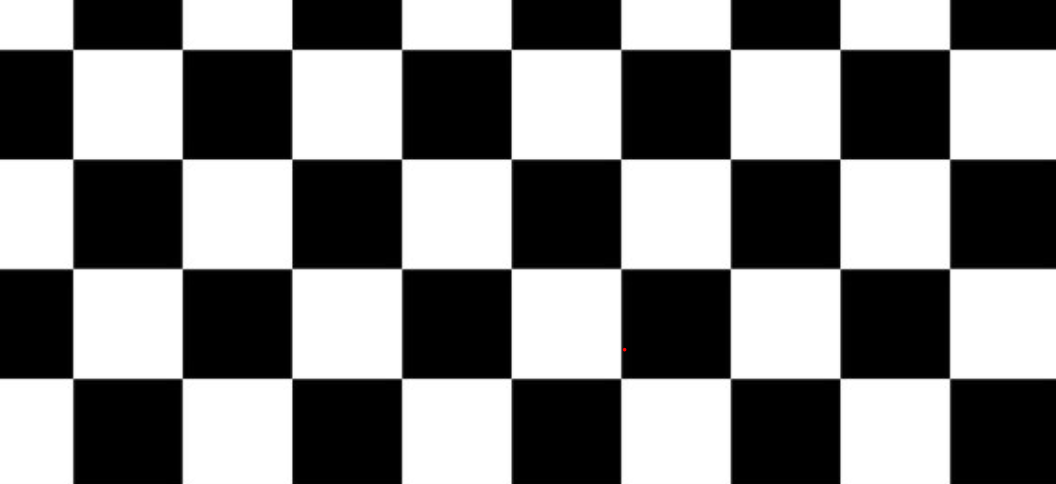
#> input picture Lab02_Harris_Corner_Detection/Lab-02_Image.PNG, 1056 x 484 px
$ jupyter execute harris_corner_detector.ipynb
#> lines starting #> are read from the running program, lines starting #| are printed output that depends on the picture
# **Lab02: Harris Corner Detection Algorithm**

[cell 1]
# Import Statements
import cv2
import matplotlib.pyplot as plt
import numpy as np

## **Read Image in Grayscale Mode**

[cell 2]
# Read and Convert Image to Grayscale
image = cv2.imread("Lab-02_Image.PNG",0)
#> image: shape (484, 1056); min 0, max 255, mean 127.8
plt.imshow(image, cmap="gray")

## **Compute Gradient X and Y**

[cell 3]
# Compute Gradient X and Y using Sobel Operator
kernel_x = np.array([[-1, 0, 1],[-2, 0, 2],[-1, 0, 1]])
I_x = cv2.filter2D(image, -1, kernel_x)
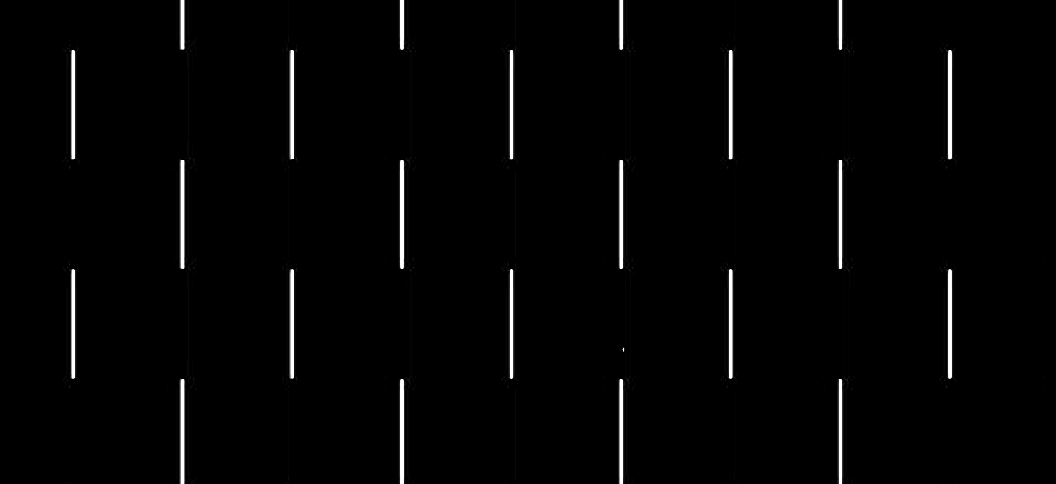
#> I_x: shape (484, 1056); min 0, max 255, mean 4.3

kernel_y = np.array([[1, 2, 1], [0, 0, 0], [-1, -2, -1]])
I_y = cv2.filter2D(image, -1, kernel_y)
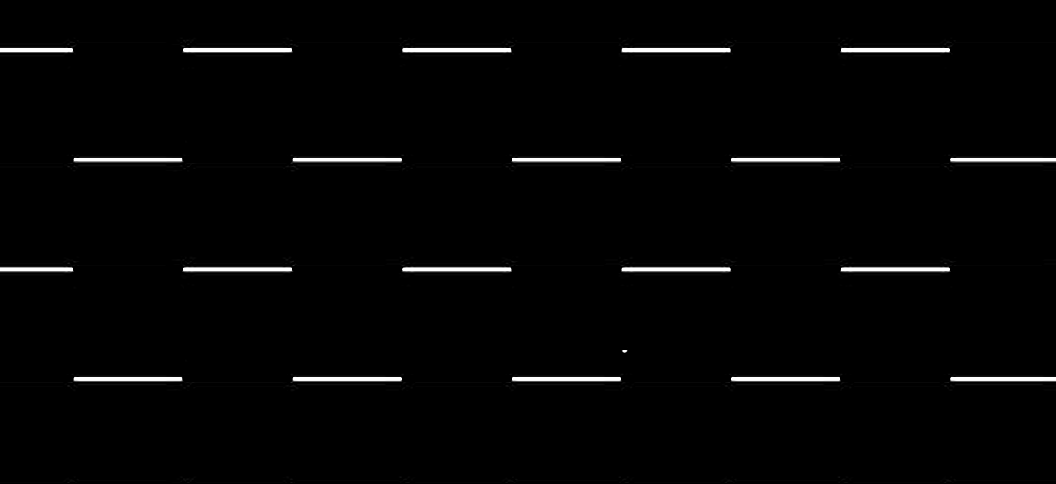
#> I_y: shape (484, 1056); min 0, max 255, mean 4.6

# Plot Gradient X and Gradient Y
fig=plt.figure(figsize=(10,6))
fig.add_subplot(1, 2, 1, xticks=[], yticks=[])
plt.title("Sobel Gradient X")
plt.imshow(I_x, cmap="gray")
fig.add_subplot(1, 2, 2, xticks=[], yticks=[])
plt.title("Sobel Gradient Y")
plt.imshow(I_y, cmap="gray")
plt.show()
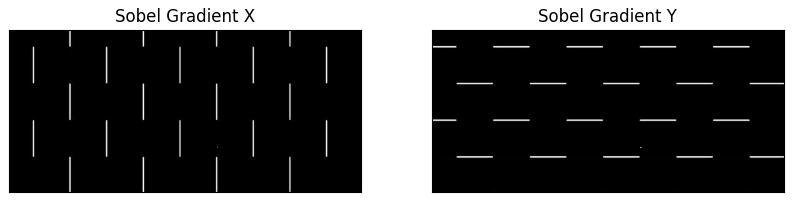
#> figure drawn by matplotlib, 2 panels

## **Compute Square and Product of derivatives**

[cell 4]
# Compute Square and Product of derivates and apply Gaussian Smoothing
Ixx = cv2.GaussianBlur(I_x**2, (3,3), 1)
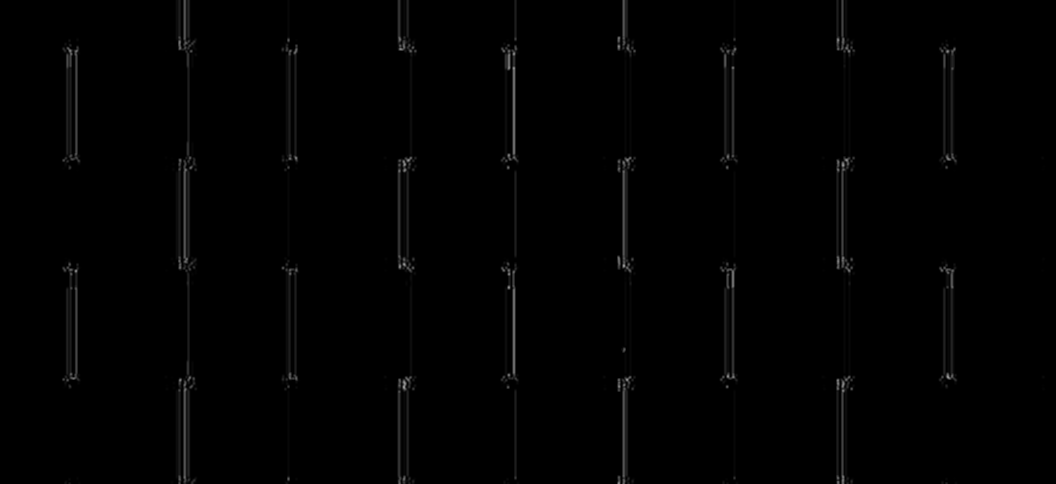
#> Ixx: shape (484, 1056); min 0, max 154, mean 1.6
Ixy = cv2.GaussianBlur(I_x * I_y, (3,3), 1)
Iyy = cv2.GaussianBlur(I_y**2, (3,3), 1)
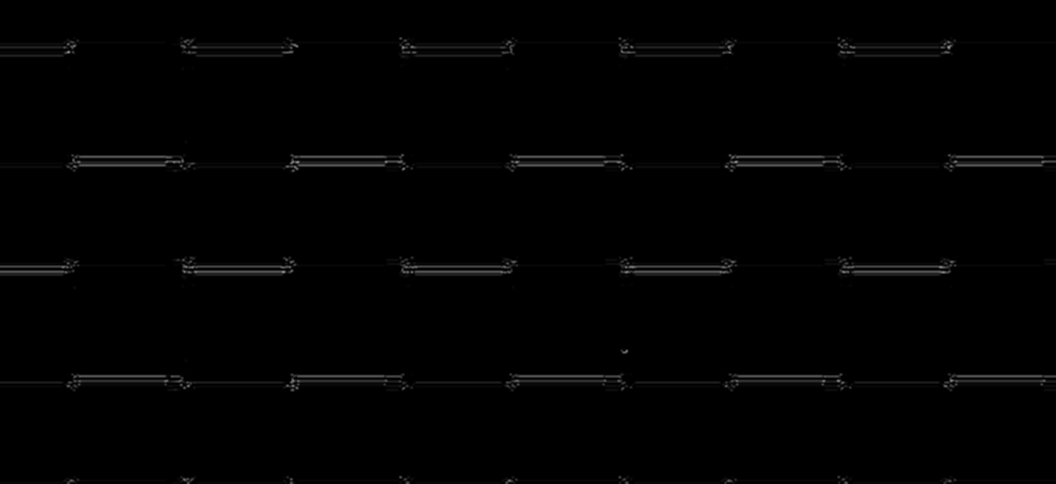
#> Iyy: shape (484, 1056); min 0, max 151, mean 2

# Plot Ixx, Ixy, Iyy
fig=plt.figure(figsize=(10,6))
fig.add_subplot(1, 3, 1, xticks=[], yticks=[])
plt.title("Ixx")
plt.imshow(Ixx, cmap="gray")
fig.add_subplot(1, 3, 2, xticks=[], yticks=[])
plt.title("Ixy")
plt.imshow(Ixy, cmap="gray")
fig.add_subplot(1, 3, 3, xticks=[], yticks=[])
plt.title("Iyy")
plt.imshow(Iyy, cmap="gray")
plt.show()

## **Calculate Harris Response**

[cell 5]
# Calculate Harris Response
k = 0.05
det_M = Ixx * Iyy - Ixy ** 2
trace = Ixx + Iyy
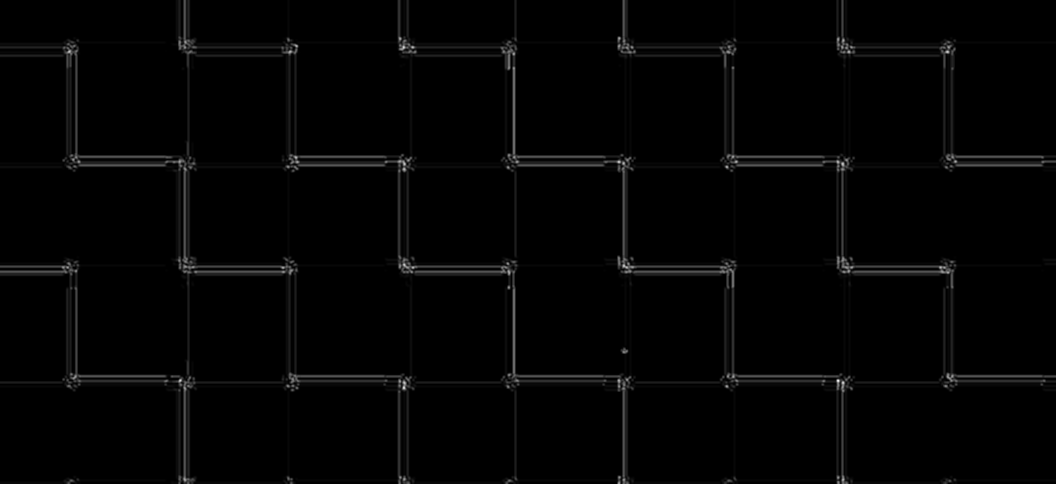
#> trace: shape (484, 1056); min 0, max 242, mean 3.7
harris_response = det_M - k * trace ** 2
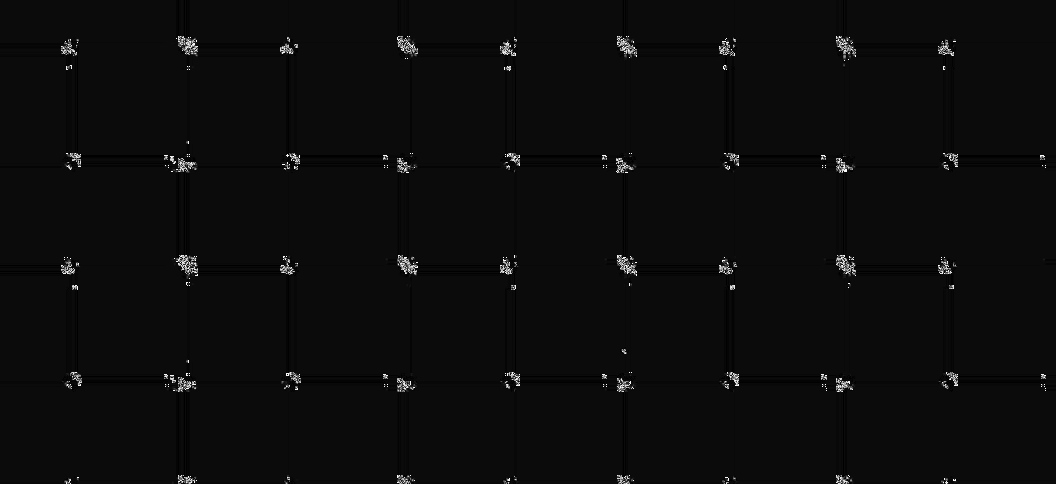
#> harris_response: shape (484, 1056) float64; min -12.45, max 255, mean 1.4; drawn with min black and max white

plt.imshow(harris_response, cmap="gray")

## **Non maximum Suppression**

[cell 6]
# Non max Suppression
# Edge : R < 0
# Corner : R > 0
# Flat: R = 0

corner_image = np.copy(cv2.cvtColor(image,cv2.COLOR_GRAY2RGB))
edge_image = np.copy(cv2.cvtColor(image,cv2.COLOR_GRAY2RGB))

for x, response in enumerate(harris_response):
  for y, r in enumerate(response):
    if r > 0:
      # Corner
      corner_image[x, y] = [255,0,0]
    elif r < 0:
      # Edge
      edge_image[x, y] = [0,255,0]
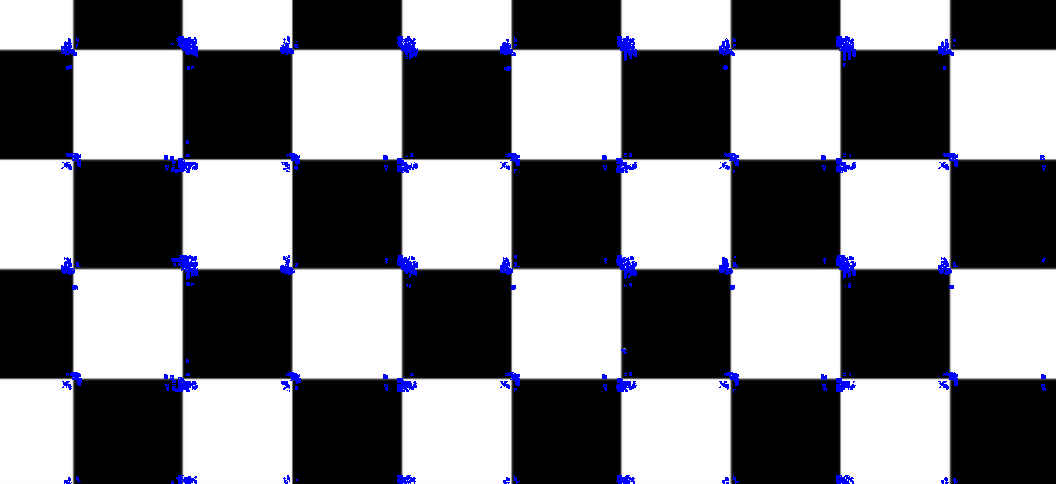
#> corner_image: shape (484, 1056, 3); mean of channels 0, 1, 2 129.7, 125.2, 125.2; drawn as B, G, R
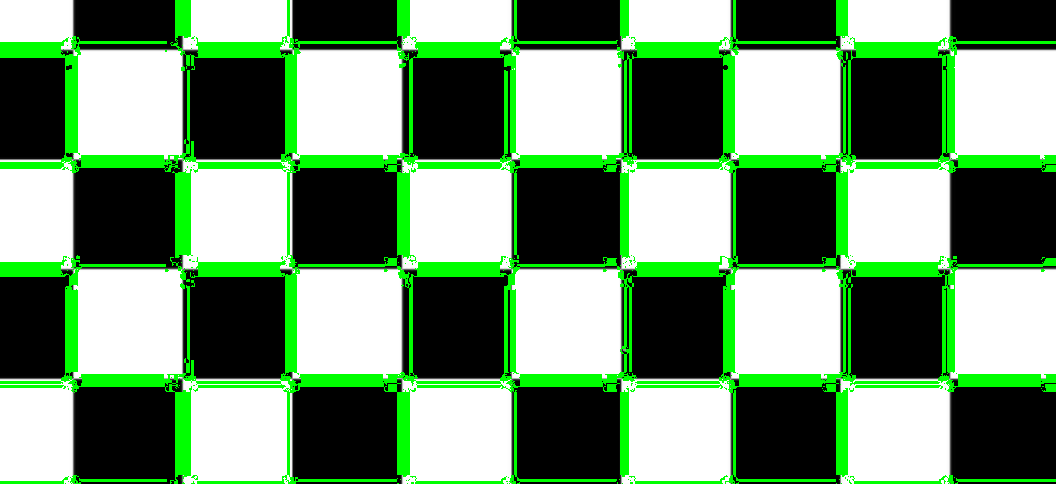
#> edge_image: shape (484, 1056, 3); mean of channels 0, 1, 2 112, 146.2, 112; drawn as B, G, R

# Plot Corners and Edges
fig=plt.figure(figsize=(10,6))
fig.add_subplot(1, 2, 1, xticks=[], yticks=[])
plt.title("Corners")
plt.imshow(corner_image, cmap="gray")
fig.add_subplot(1, 2, 2, xticks=[], yticks=[])
plt.title("Edges")
plt.imshow(edge_image, cmap="gray")
plt.show()
